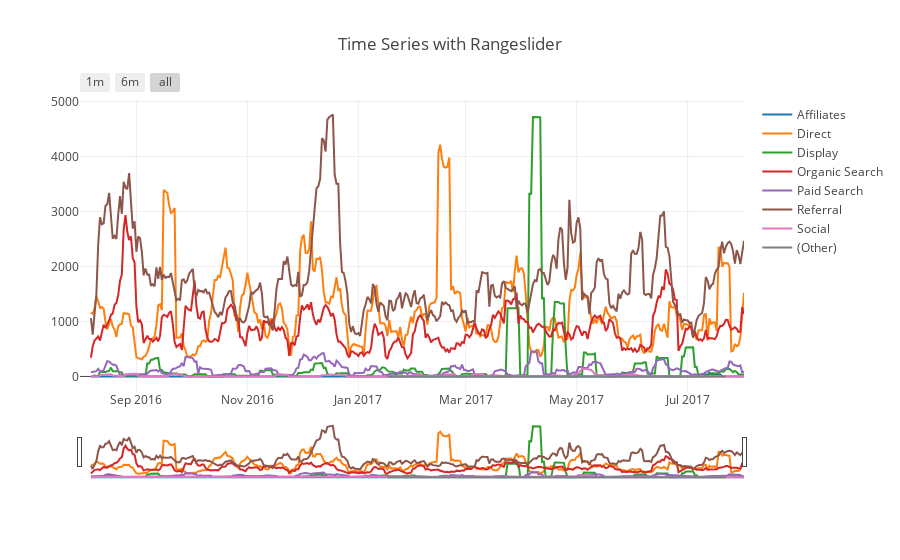

The cell this chart's notebook holds for it:
### Markdown cell above
## Revenue by channel over the past year

### Code cell
layout = dict(
    title='Time Series with Rangeslider',
    xaxis=dict(
        rangeselector=dict(
            buttons=list([
                dict(count=1,
                     label='1m',
                     step='month',
                     stepmode='backward'),
                dict(count=6,
                     label='6m',
                     step='month',
                     stepmode='backward'),
                dict(step='all')
            ])
        ),
        rangeslider=dict(
            visible = True
        ),
        type='date'
    )
)

fig = dict(data=data, layout=layout)
plotly.offline.iplot(fig, filename = "Time Series with Rangeslider")

### Figure 1 — Plotly figure (JSON) as saved in the notebook; plotly's stock layout.template omitted (floating-point values rounded to 4 significant figures; data arrays with more than 128 entries replaced by an {"elided": "..."} marker saying what was removed)
{"data": [{"mode": "lines", "name": "Affiliates", "type": "scatter", "uid": "ddc2f02e-db43-11e8-aa7e-a45e60cb1c79", "x": {"elided": "366 str values"}, "y": {"elided": "366 float values"}}, {"mode": "lines", "name": "Direct", "type": "scatter", "uid": "ddc2f2b8-db43-11e8-9dd6-a45e60cb1c79", "x": {"elided": "366 str values"}, "y": {"elided": "366 float values"}}, {"mode": "lines", "name": "Display", "type": "scatter", "uid": "ddc2f3ee-db43-11e8-815e-a45e60cb1c79", "x": {"elided": "361 str values"}, "y": {"elided": "361 float values"}}, {"mode": "lines", "name": "Organic Search", "type": "scatter", "uid": "ddc2f4d4-db43-11e8-a777-a45e60cb1c79", "x": {"elided": "366 str values"}, "y": {"elided": "366 float values"}}, {"mode": "lines", "name": "Paid Search", "type": "scatter", "uid": "ddc2f5a6-db43-11e8-8821-a45e60cb1c79", "x": {"elided": "366 str values"}, "y": {"elided": "366 float values"}}, {"mode": "lines", "name": "Referral", "type": "scatter", "uid": "ddc2f70c-db43-11e8-9648-a45e60cb1c79", "x": {"elided": "366 str values"}, "y": {"elided": "366 float values"}}, {"mode": "lines", "name": "Social", "type": "scatter", "uid": "ddc2f918-db43-11e8-bad9-a45e60cb1c79", "x": {"elided": "366 str values"}, "y": {"elided": "366 float values"}}, {"mode": "lines", "name": "(Other)", "type": "scatter", "uid": "ddc2fa88-db43-11e8-9245-a45e60cb1c79", "x": ["2016-08-26", "2016-08-31", "2016-09-09", "2016-09-27", "2016-09-30", "2016-11-21", "2017-01-17", "2017-01-18", "2017-01-25", "2017-03-03", "2017-03-27", "2017-03-28", "2017-04-04", "2017-04-05", "2017-04-06", "2017-04-07", "2017-04-10", "2017-04-11", "2017-04-12", "2017-04-13", "2017-04-14", "2017-04-15", "2017-04-16", "2017-04-17", "2017-04-18", "2017-04-19", "2017-04-20", "2017-04-21", "2017-04-25", "2017-04-26", "2017-04-27", "2017-04-28", "2017-05-05", "2017-05-17", "2017-05-19", "2017-05-21", "2017-07-22"], "y": [null, null, null, null, null, null, 0, 0, 0, 0, 0, 0, 0, 0, 0, 0, 0, 0, 0, 0, 0, 0, 0, 0, 1.427, 1.427, 1.427, 1.427, 1.427, 1.427, 1.427, 0, 0, 0, 0, 0, 0]}], "layout": {"title": "Time Series with Rangeslider", "xaxis": {"rangeselector": {"buttons": [{"count": 1, "label": "1m", "step": "month", "stepmode": "backward"}, {"count": 6, "label": "6m", "step": "month", "stepmode": "backward"}, {"step": "all"}]}, "rangeslider": {"visible": true}, "type": "date"}}}
